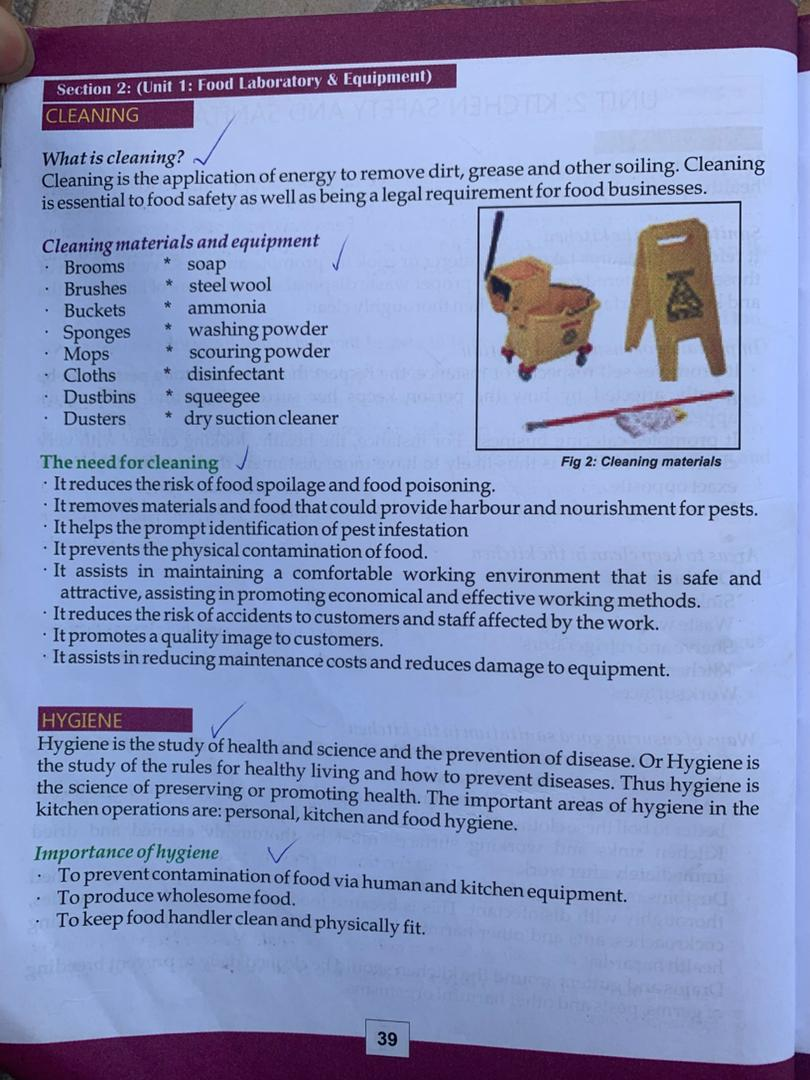
#> input picture test-image/WhatsApp Image 2025-11-25 at 4.53.02 PM (1).jpeg, 810 x 1080 px
$ python -i diagram_utils.py   (imports and definitions only)
#> lines starting #> are read from the running program, lines starting #| are printed output that depends on the picture
# services/diagram_utils.py
import cv2
import numpy as np
import pytesseract
from typing import Tuple, Optional

def contains_diagram(image_path: str, edge_threshold: float = 0.15, line_threshold: int = 10) -> bool:
    """
    Detect if an image contains diagrams, charts, or other non-text elements.

    Args:
        image_path: Path to the image file
        edge_threshold: Ratio of edge pixels to total pixels to consider as diagram (0-1)
        line_threshold: Minimum number of lines to consider as diagram

    Returns:
        bool: True if diagram is detected
    """
#> called with edge_threshold = 0.15, line_threshold = 10
    try:
        img = cv2.imread(image_path)
#> img is the input picture: shape (1080, 810, 3); mean B, G, R 189.3, 146.3, 134.6
        if img is None:
            return False

        # Convert to grayscale and resize for faster processing
        gray = cv2.cvtColor(img, cv2.COLOR_BGR2GRAY)
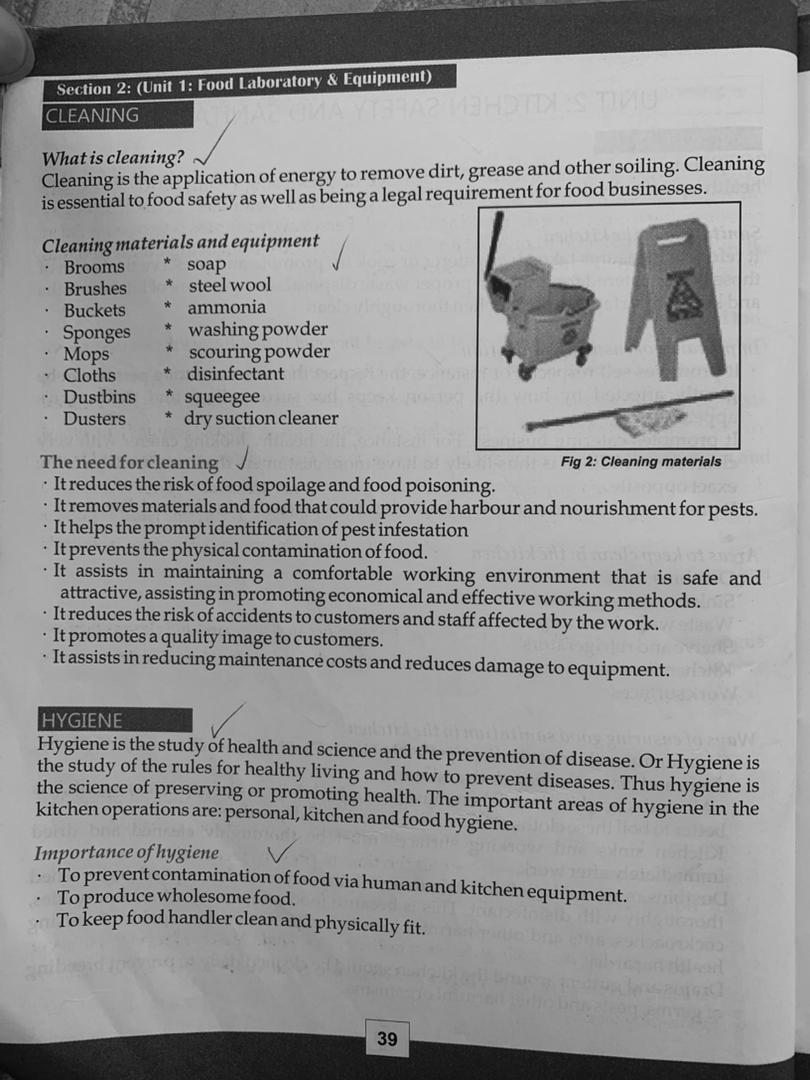
#> gray: shape (1080, 810); min 3, max 239, mean 147.7
        height, width = gray.shape
#> height = 1080; width = 810

        # Edge detection with adaptive thresholding
        edges = cv2.Canny(gray, 50, 150, apertureSize=3)
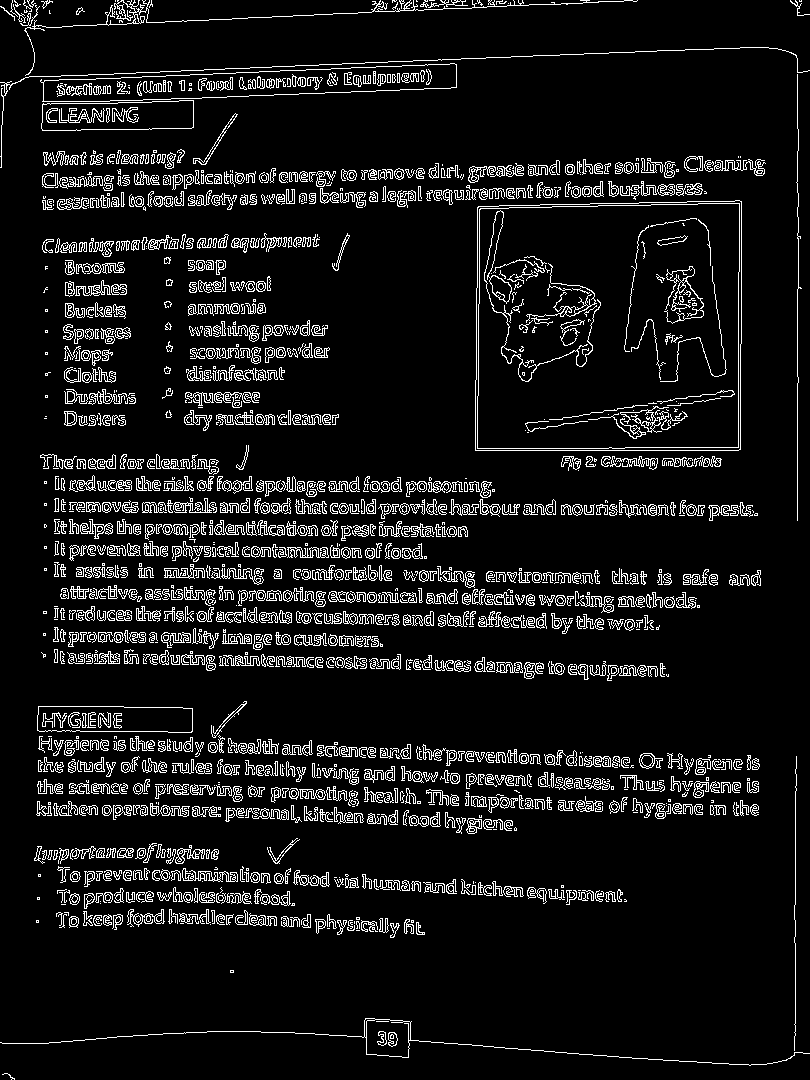
#> edges: shape (1080, 810); 8.5% white in thin lines or dots
        edge_ratio = np.count_nonzero(edges) / (height * width)
#> edge_ratio = 0.0853

        # Line detection with adjusted parameters
        lines = cv2.HoughLinesP(edges, 1, np.pi/180,
                              threshold=50,  # Lower threshold for better line detection
                              minLineLength=min(height, width) * 0.1,  # Scale with image size
                              maxLineGap=20)  # Increased gap tolerance
#> lines = 409 rows, first 6: [44, 504, 692, 504], [38, 748, 758, 761], [38, 783, 758, 808], [61, 590, 693, 601], [60, 596, 699, 607], [38, 789, 758, 814]
        lines = lines if lines is not None else []

        # Debug info
        print(f"Edge ratio: {edge_ratio:.4f}, Lines detected: {len(lines)}")
#| Edge ratio: 0.0853, Lines detected: 409

        # More conservative detection - require both conditions for diagram
        is_diagram = edge_ratio > edge_threshold and len(lines) > line_threshold
#> is_diagram = False
        return is_diagram

    except Exception as e:
        print(f"Diagram detection error: {str(e)}")
        return False

# [9 lines not run here, left out]

>>> result = contains_diagram('../test-image/WhatsApp Image 2025-11-25 at 4.53.02 PM (1).jpeg')
#> result = False

$ run again, on test-image/WhatsApp Image 2025-11-25 at 4.53.02 PM.jpeg
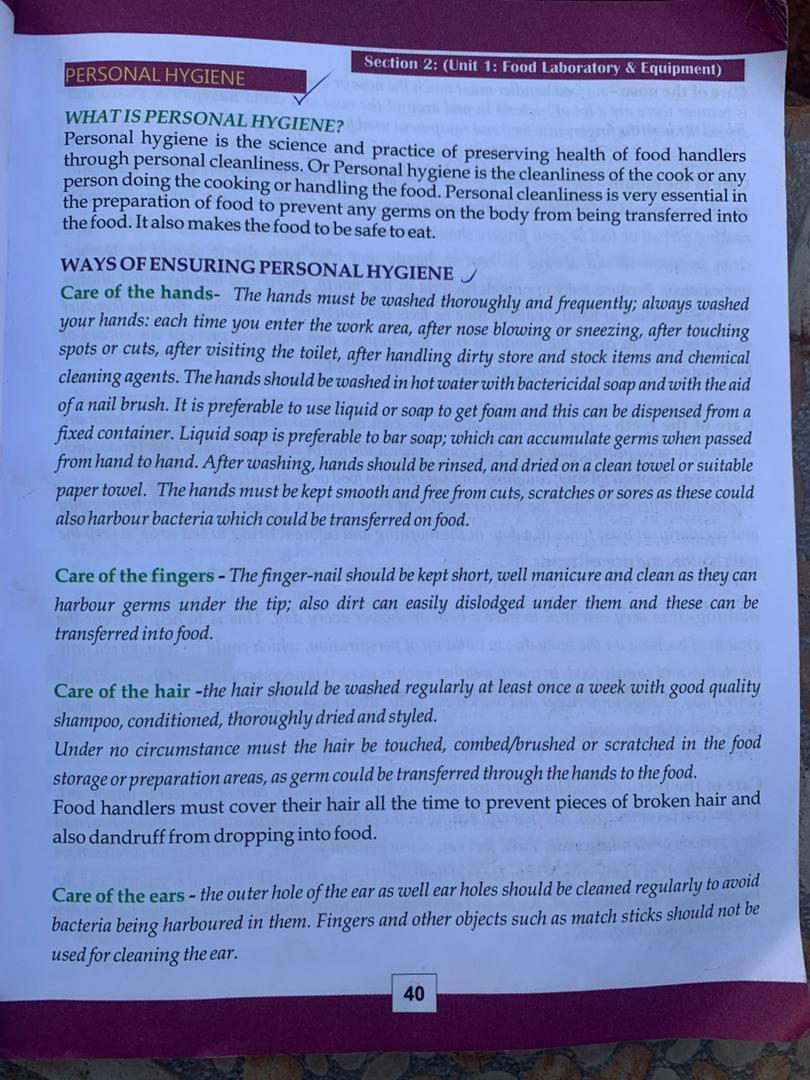
#> input picture test-image/WhatsApp Image 2025-11-25 at 4.53.02 PM.jpeg, 810 x 1080 px
#> in contains_diagram, img is the input picture: shape (1080, 810, 3); mean B, G, R 186.3, 134.4, 117.8
#> in contains_diagram, `gray = cv2.cvtColor(img, cv2.COLOR_BGR2GRAY)`:
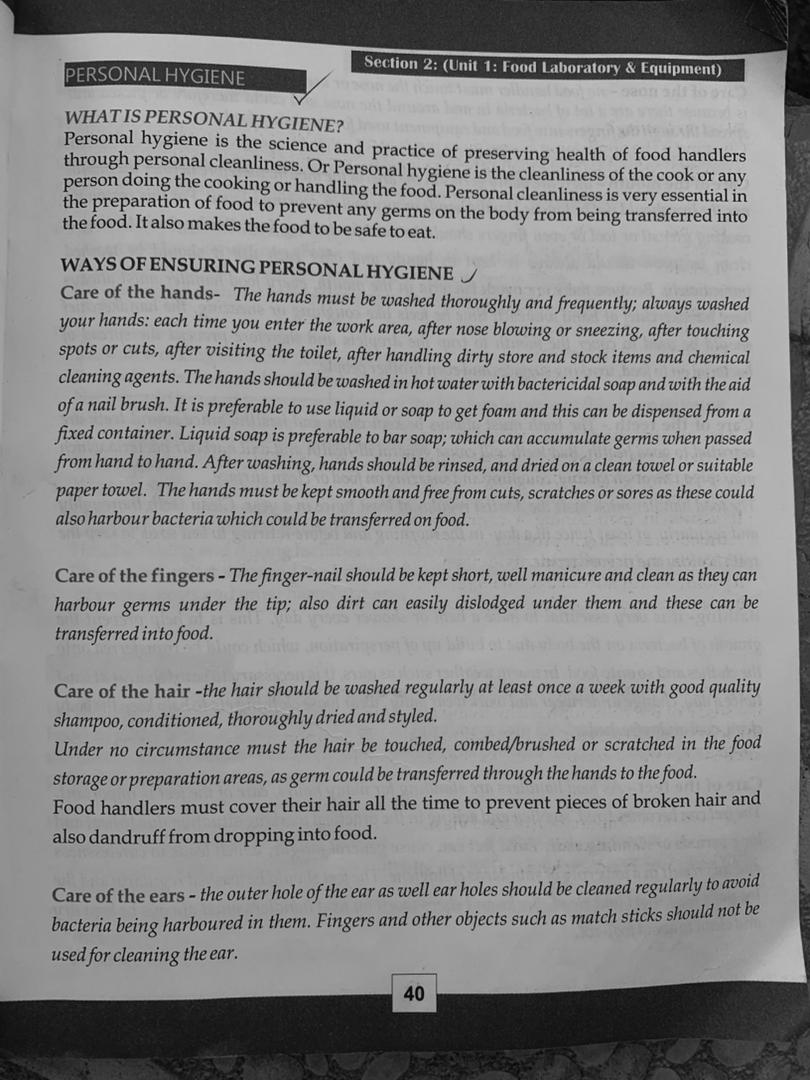
#> gray: shape (1080, 810); min 2, max 220, mean 135.4
#> in contains_diagram, `edges = cv2.Canny(gray, 50, 150, apertureSize=3)`:
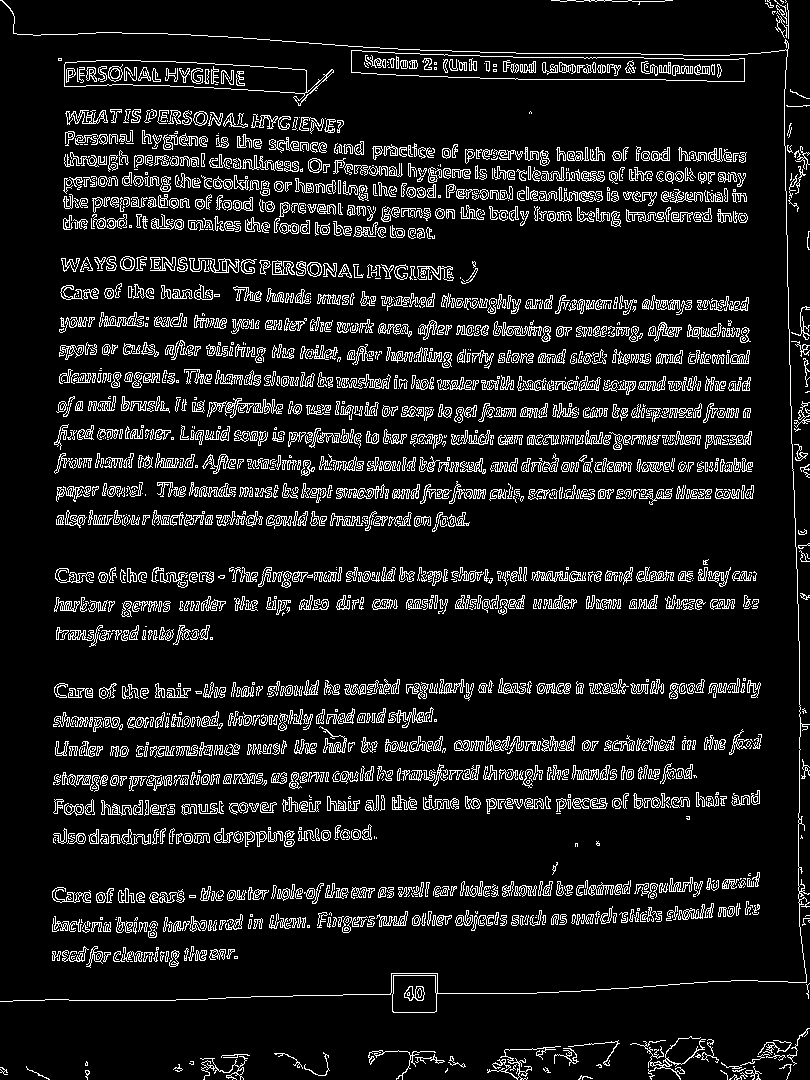
#> edges: shape (1080, 810); 10.1% white in thin lines or dots
#> edge_ratio = 0.101
#> lines = 423 rows, first 6: [54, 608, 756, 608], [61, 324, 747, 336], [97, 457, 748, 468], [54, 779, 670, 779], [57, 489, 753, 489], [160, 496, 752, 496]
#| Edge ratio: 0.1005, Lines detected: 423
#> is_diagram = False

$ run again, on test-image/WhatsApp Image 2025-11-25 at 4.53.03 PM.jpeg
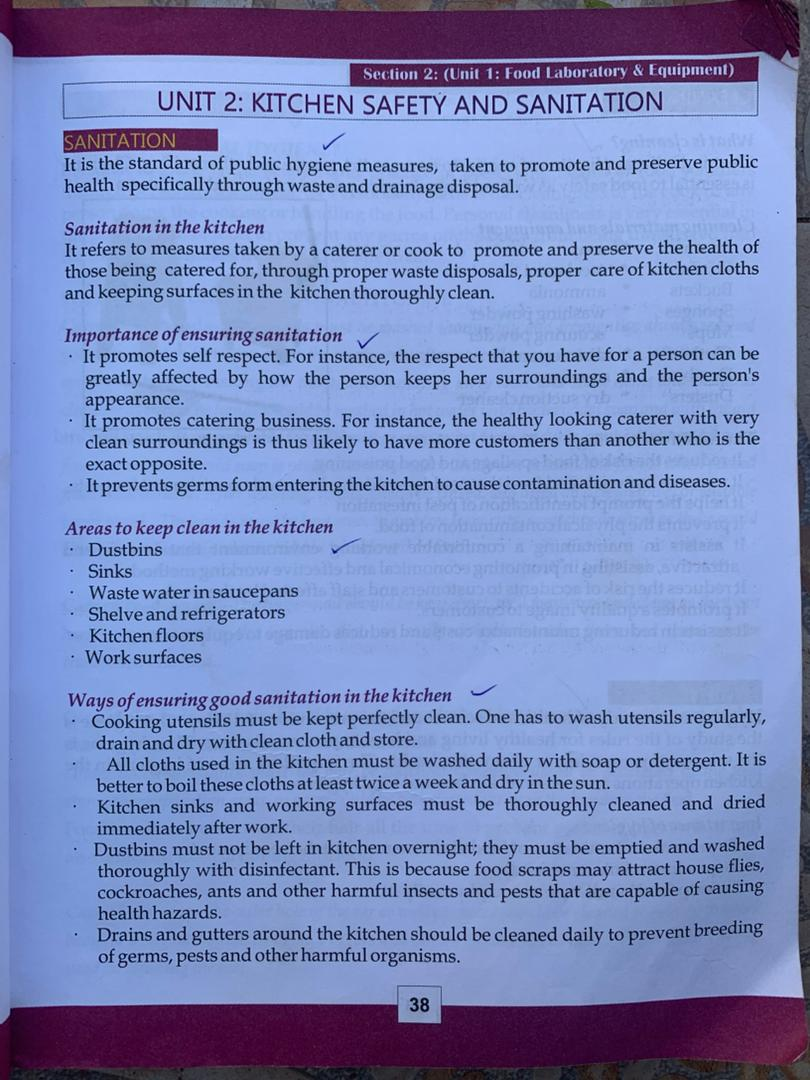
#> input picture test-image/WhatsApp Image 2025-11-25 at 4.53.03 PM.jpeg, 810 x 1080 px
#> in contains_diagram, img is the input picture: shape (1080, 810, 3); mean B, G, R 187.7, 135.2, 120.5
#> in contains_diagram, `gray = cv2.cvtColor(img, cv2.COLOR_BGR2GRAY)`:
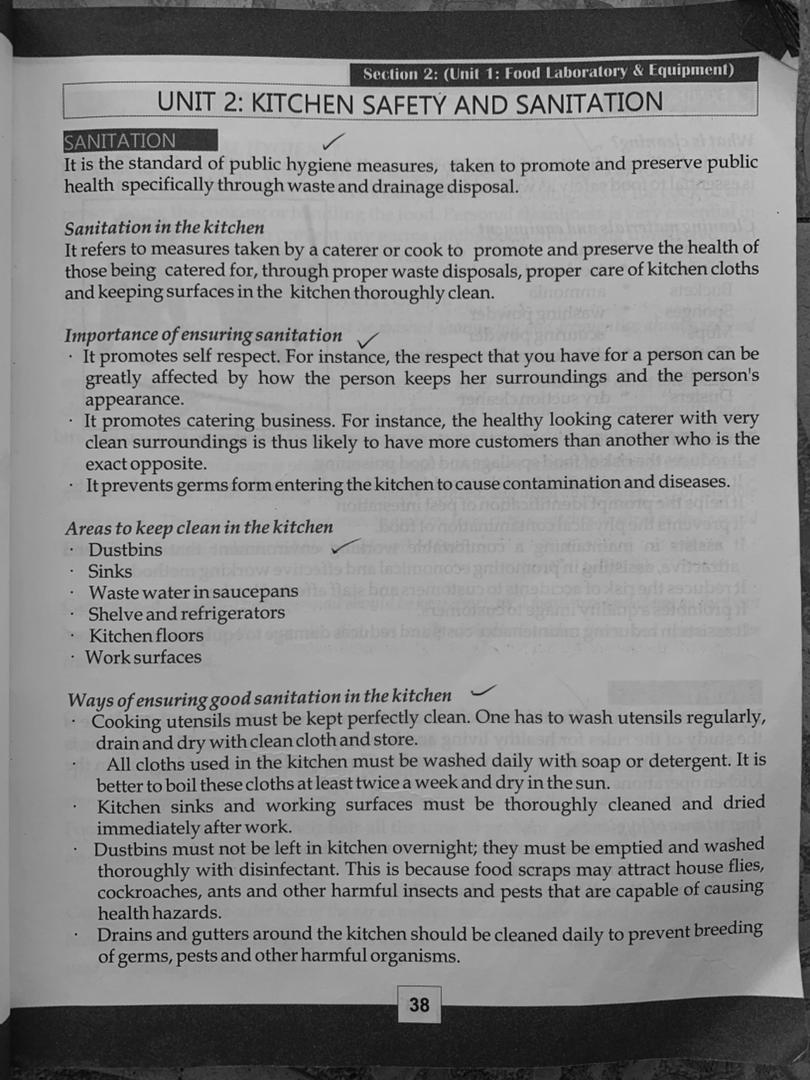
#> gray: shape (1080, 810); min 2, max 220, mean 136.8
#> in contains_diagram, `edges = cv2.Canny(gray, 50, 150, apertureSize=3)`:
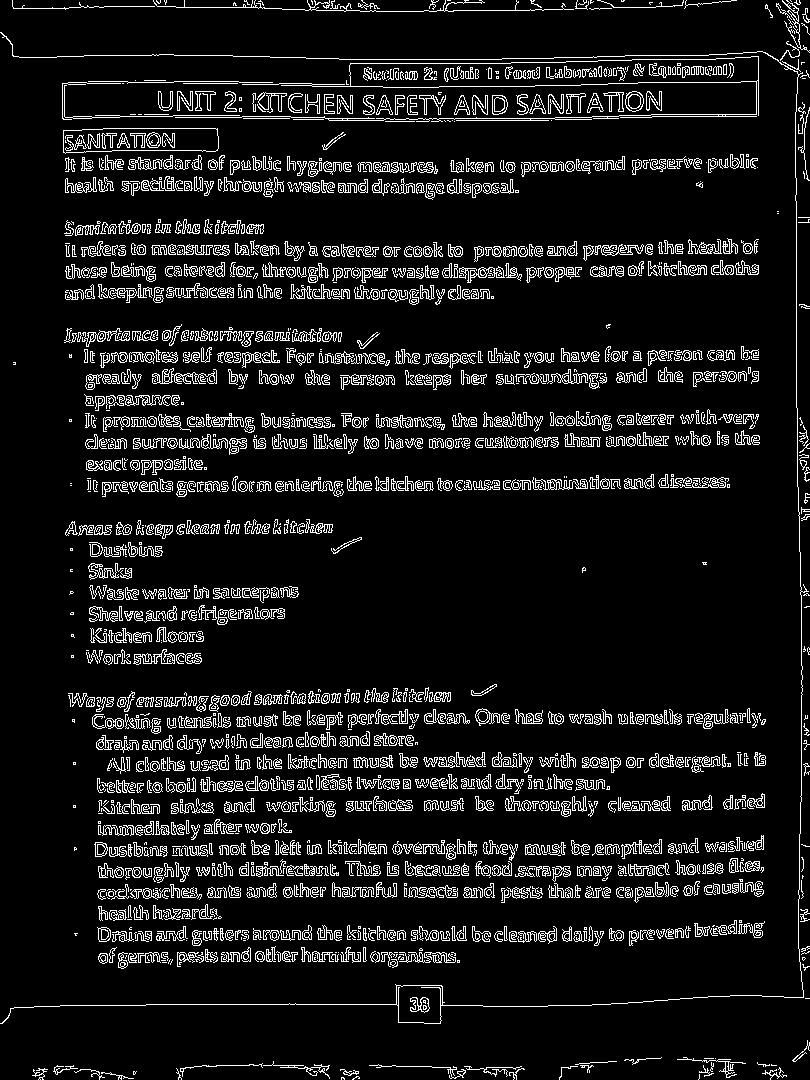
#> edges: shape (1080, 810); 9.4% white in thin lines or dots
#> edge_ratio = 0.0937
#> lines = 433 rows, first 6: [87, 375, 758, 375], [99, 875, 662, 875], [66, 268, 758, 268], [69, 355, 758, 355], [93, 726, 760, 714], [581, 84, 713, 82]
#| Edge ratio: 0.0937, Lines detected: 433
#> is_diagram = False
